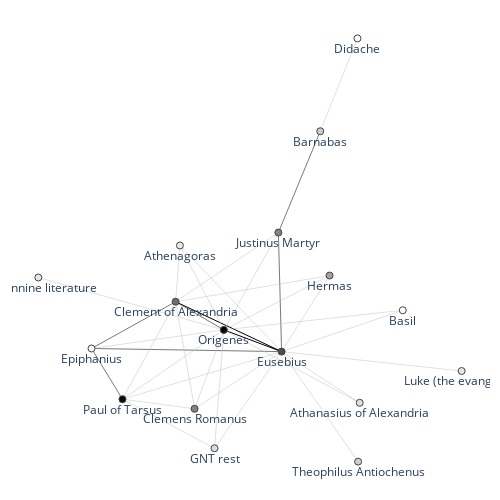

The notebook cell this image was saved under:
### Code cell
fig = textnet.draw_2d_network(G)
fig.show()

### Figure 1 — Plotly figure (JSON) as saved in the notebook; plotly's stock layout.template omitted (floating-point values rounded to 4 significant figures)
{"data": [{"line": {"color": "#000000", "width": 1}, "mode": "lines", "type": "scatter", "x": [-0.198, 0.05591, null, -0.08246, 0.05591, null], "y": [0.04381, -0.1373, null, -0.05843, -0.1373, null]}, {"line": {"color": "#404040", "width": 0.7}, "mode": "lines", "type": "scatter", "x": [-0.3255, -0.3997, null, 0.1486, 0.04826, null, 0.04826, 0.05591, null, -0.198, -0.08246, null, -0.198, -0.3997, null, 0.05591, -0.3997, null], "y": [-0.3101, -0.1259, null, 0.6627, 0.2948, null, 0.2948, -0.1373, null, 0.04381, -0.05843, null, 0.04381, -0.1259, null, -0.1373, -0.1259, null]}, {"line": {"color": "#C0C0C0", "width": 0.5}, "mode": "lines", "type": "scatter", "x": [-0.3255, -0.1526, null, -0.3255, -0.1048, null, -0.3255, -0.198, null, -0.3255, -0.08246, null, -0.3255, 0.05591, null, -0.1526, -0.198, null, -0.1526, -0.08246, null, -0.1526, 0.05591, null, 0.1486, 0.2378, null, 0.1709, -0.198, null, 0.1709, -0.08246, null, 0.1709, 0.05591, null, -0.1048, -0.08246, null, -0.1048, 0.05591, null, 0.04826, -0.198, null, 0.04826, -0.08246, null, -0.198, -0.1878, null, -0.08246, -0.1878, null, -0.08246, -0.527, null, -0.08246, -0.3997, null, -0.08246, 0.2431, null, -0.08246, 0.3464, null, -0.1878, 0.05591, null, 0.2394, 0.05591, null, 0.05591, 0.2431, null, 0.05591, 0.4875, null, 0.05591, 0.3464, null], "y": [-0.3101, -0.345, null, -0.3101, -0.4883, null, -0.3101, 0.04381, null, -0.3101, -0.05843, null, -0.3101, -0.1373, null, -0.345, 0.04381, null, -0.345, -0.05843, null, -0.345, -0.1373, null, 0.6627, 1, null, 0.1388, 0.04381, null, 0.1388, -0.05843, null, 0.1388, -0.1373, null, -0.4883, -0.05843, null, -0.4883, -0.1373, null, 0.2948, 0.04381, null, 0.2948, -0.05843, null, 0.04381, 0.248, null, -0.05843, 0.248, null, -0.05843, 0.1317, null, -0.05843, -0.1259, null, -0.05843, -0.3232, null, -0.05843, 0.0128, null, 0.248, -0.1373, null, -0.5368, -0.1373, null, -0.1373, -0.3232, null, -0.1373, -0.2078, null, -0.1373, 0.0128, null]}, {"hoverinfo": "text", "hovertext": ["6", "4", "2", "3", "1", "3", "4", "8", "12", "3", "1", "13", "1", "4", "2", "1", "2"], "marker": {"color": [90, 55, 32, 46, 7, 26, 55, 62, 93, 20, 31, 72, 21, 10, 24, 21, 5], "colorbar": {"thickness": 15, "title": {"side": "right", "text": "degree"}, "xanchor": "left"}, "colorscale": [[0, "rgb(255,255,255)"], [0.125, "rgb(240,240,240)"], [0.25, "rgb(217,217,217)"], [0.375, "rgb(189,189,189)"], [0.5, "rgb(150,150,150)"], [0.625, "rgb(115,115,115)"], [0.75, "rgb(82,82,82)"], [0.875, "rgb(37,37,37)"], [1, "rgb(0,0,0)"]], "line": {"width": 1}, "showscale": false, "size": 7}, "mode": "markers+text", "text": ["Paul of Tarsus", "Clemens Romanus", "Barnabas", "Hermas", "Didache", "GNT rest", "Justinus Martyr", "Clement of Alexandria", "Origenes", "Athenagoras", "Theophilus Antiochenus", "Eusebius", "Johnannine literature", "Epiphanius", "Athanasius of Alexandria", "Luke (the evangelist)", "Basil"], "textposition": "bottom center", "type": "scatter", "x": [-0.3255, -0.1526, 0.1486, 0.1709, 0.2378, -0.1048, 0.04826, -0.198, -0.08246, -0.1878, 0.2394, 0.05591, -0.527, -0.3997, 0.2431, 0.4875, 0.3464], "y": [-0.3101, -0.345, 0.6627, 0.1388, 1, -0.4883, 0.2948, 0.04381, -0.05843, 0.248, -0.5368, -0.1373, 0.1317, -0.1259, -0.3232, -0.2078, 0.0128]}, {"hoverinfo": "text", "marker": {"opacity": 0}, "mode": "markers", "opacity": 0, "text": ["0", "0", "0", "0", "0", "0", "0", "0", "0", "0", "0", "0", "0", "0", "0", "0", "0", "0", "0", "0", "0", "0", "0", "0", "0", "0", "0", "0", "0", "0", "0", "0", "0", "0", "0"], "type": "scatter", "x": [-0.2391, -0.2151, -0.2618, -0.204, -0.1348, -0.3626, -0.1753, -0.1176, -0.04837, 0.1932, 0.09844, -0.01356, 0.04423, 0.1134, -0.09363, -0.02444, -0.07488, -0.0171, 0.05209, -0.1402, -0.1929, -0.07106, -0.2988, -0.1351, -0.01327, -0.3047, -0.2411, 0.08032, 0.132, -0.06592, 0.1476, -0.1719, 0.1495, 0.2717, 0.2012], "y": [-0.3275, -0.3992, -0.1331, -0.1843, -0.2237, -0.218, -0.1506, -0.2017, -0.2412, 0.8314, 0.4788, 0.09133, 0.04021, 0.0007495, -0.2734, -0.3128, 0.1693, 0.1182, 0.07875, -0.007312, 0.1459, -0.04677, -0.04106, 0.0948, -0.09789, 0.03664, -0.09218, -0.1908, -0.02282, 0.05534, -0.3371, -0.1316, -0.2303, -0.1726, -0.06227]}], "layout": {"autosize": false, "height": 500, "hovermode": "closest", "margin": {"b": 10, "l": 10, "r": 10, "t": 10}, "plot_bgcolor": "rgba(0,0,0,0)", "showlegend": false, "title": {"font": {"size": 16}}, "width": 500, "xaxis": {"showgrid": false, "showticklabels": false, "zeroline": false}, "yaxis": {"showgrid": false, "showticklabels": false, "zeroline": false}}}
